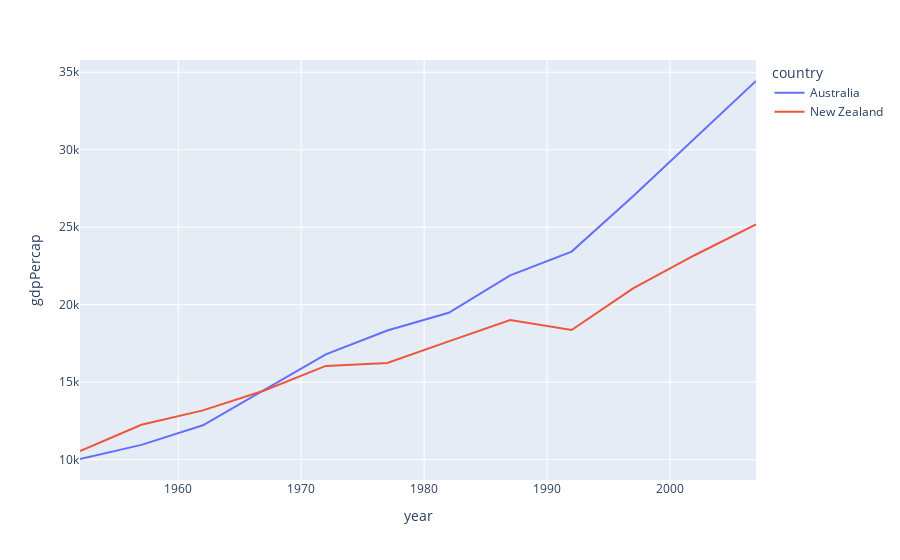

Notebook code for this chart:
### Code cell
df = px.data.gapminder().query("continent=='Oceania'")
fig = px.line(df, x="year", y="gdpPercap", color='country')
fig.show()

### Figure 1 — Plotly figure (JSON) as saved in the notebook; plotly's stock layout.template omitted (floating-point values rounded to 4 significant figures)
{"data": [{"hovertemplate": "country=Australia<br>year=%{x}<br>gdpPercap=%{y}<extra></extra>", "legendgroup": "Australia", "line": {"color": "#636efa", "dash": "solid"}, "marker": {"symbol": "circle"}, "mode": "lines", "name": "Australia", "orientation": "v", "showlegend": true, "type": "scatter", "x": [1952, 1957, 1962, 1967, 1972, 1977, 1982, 1987, 1992, 1997, 2002, 2007], "xaxis": "x", "y": [10040.0, 10950.0, 12220.0, 14530.0, 16790.0, 18330.0, 19480.0, 21890.0, 23420.0, 27000.0, 30690.0, 34440.0], "yaxis": "y"}, {"hovertemplate": "country=New Zealand<br>year=%{x}<br>gdpPercap=%{y}<extra></extra>", "legendgroup": "New Zealand", "line": {"color": "#EF553B", "dash": "solid"}, "marker": {"symbol": "circle"}, "mode": "lines", "name": "New Zealand", "orientation": "v", "showlegend": true, "type": "scatter", "x": [1952, 1957, 1962, 1967, 1972, 1977, 1982, 1987, 1992, 1997, 2002, 2007], "xaxis": "x", "y": [10560.0, 12250.0, 13180.0, 14460.0, 16050.0, 16230.0, 17630.0, 19010.0, 18360.0, 21050.0, 23190.0, 25190.0], "yaxis": "y"}], "layout": {"autosize": true, "legend": {"title": {"text": "country"}, "tracegroupgap": 0}, "margin": {"t": 60}, "xaxis": {"anchor": "y", "autorange": true, "domain": [0, 1], "range": [1952, 2007], "title": {"text": "year"}, "type": "linear"}, "yaxis": {"anchor": "x", "autorange": true, "domain": [0, 1], "range": [8684.0, 35790.0], "title": {"text": "gdpPercap"}, "type": "linear"}}}
